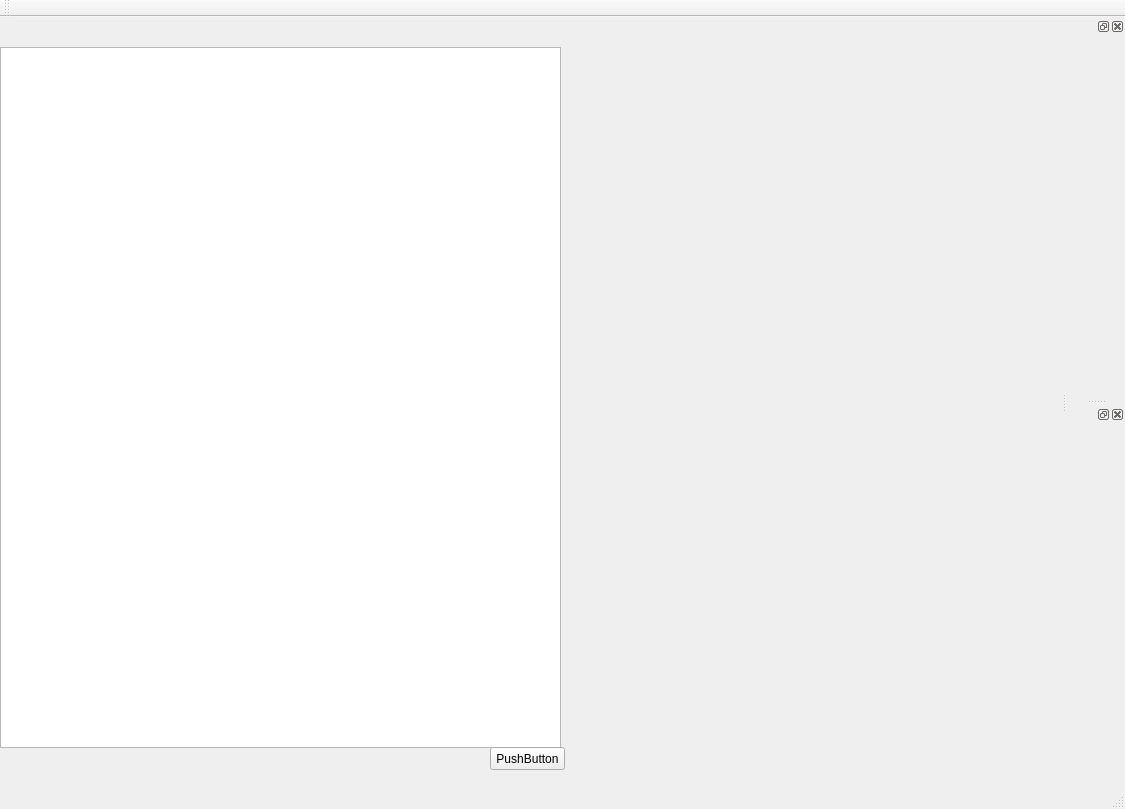
<?xml version="1.0" encoding="UTF-8"?>
<ui version="4.0">
 <class>ControlCenterClass</class>
 <widget class="QMainWindow" name="ControlCenterClass">
  <property name="geometry">
   <rect>
    <x>0</x>
    <y>0</y>
    <width>1125</width>
    <height>809</height>
   </rect>
  </property>
  <property name="windowTitle">
   <string>ControlCenter</string>
  </property>
  <widget class="QWidget" name="centralWidget">
   <widget class="QTextBrowser" name="textBrowser">
    <property name="geometry">
     <rect>
      <x>0</x>
      <y>30</y>
      <width>561</width>
      <height>701</height>
     </rect>
    </property>
    <property name="readOnly">
     <bool>true</bool>
    </property>
   </widget>
   <widget class="QPushButton" name="pushButton">
    <property name="geometry">
     <rect>
      <x>490</x>
      <y>730</y>
      <width>75</width>
      <height>23</height>
     </rect>
    </property>
    <property name="text">
     <string>PushButton</string>
    </property>
   </widget>
  </widget>
  <widget class="QMenuBar" name="menuBar">
   <property name="geometry">
    <rect>
     <x>0</x>
     <y>0</y>
     <width>1125</width>
     <height>21</height>
    </rect>
   </property>
  </widget>
  <widget class="QToolBar" name="mainToolBar">
   <attribute name="toolBarArea">
    <enum>TopToolBarArea</enum>
   </attribute>
   <attribute name="toolBarBreak">
    <bool>false</bool>
   </attribute>
  </widget>
  <widget class="QStatusBar" name="statusBar"/>
  <widget class="QDockWidget" name="MouseControlDock">
   <property name="features">
    <set>QDockWidget::AllDockWidgetFeatures</set>
   </property>
   <attribute name="dockWidgetArea">
    <number>2</number>
   </attribute>
   <widget class="QWidget" name="MouseControl">
    <widget class="QSlider" name="verticalSlider">
     <property name="geometry">
      <rect>
       <x>240</x>
       <y>20</y>
       <width>19</width>
       <height>160</height>
      </rect>
     </property>
     <property name="orientation">
      <enum>Qt::Vertical</enum>
     </property>
    </widget>
   </widget>
  </widget>
  <widget class="QDockWidget" name="dockWidget">
   <attribute name="dockWidgetArea">
    <number>2</number>
   </attribute>
   <widget class="QWidget" name="dockWidgetContents"/>
  </widget>
 </widget>
 <layoutdefault spacing="6" margin="11"/>
 <resources>
  <include location="controlcenter.qrc"/>
 </resources>
 <connections/>
</ui>
